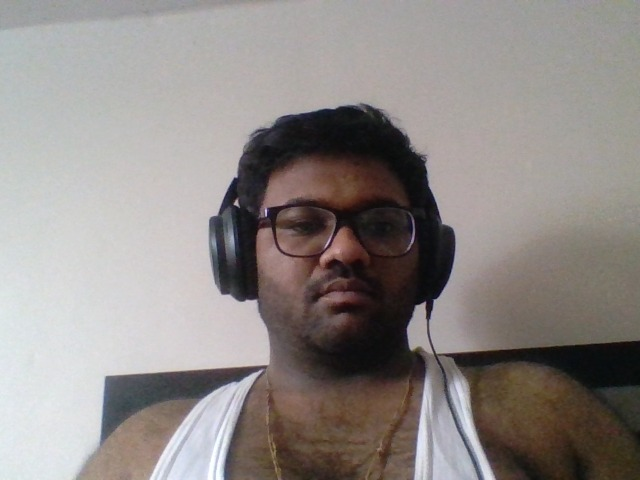
#> input picture uploads/swEP8VYh/authenticate/image_1740158312451.jpg, 640 x 480 px
$ python process_faces.py ../uploads/swEP8VYh/authenticate/image_1740158312451.jpg ../uploads/swEP8VYh/authenticate out
#> lines starting #> are read from the running program, lines starting #| are printed output that depends on the picture
import cv2
import os
import sys
import glob

def process_faces(user_id, input_dir, output_dir):
    # Load the Haar Cascade for face detection
#> called with input_dir = '../uploads/swEP8VYh/authenticate', output_dir = 'out'
    face_cascade = cv2.CascadeClassifier(cv2.data.haarcascades + 'haarcascade_frontalface_default.xml')

    # Create output directory for storing user images if it doesn't exist
    output_dir = output_dir
    print(output_dir)
    if not os.path.exists(output_dir):
        os.makedirs(output_dir)

    print(f"Processing images for user {user_id} from {input_dir}...")

    # Get list of images from the input directory (adjust the pattern if needed)
    image_paths = glob.glob(os.path.join(input_dir, '*.jpg'))
    # You can add other extensions if needed:
    image_paths += glob.glob(os.path.join(input_dir, '*.png'))

    # Process up to 20 images
    img_count = 0
    for img_path in image_paths:
        # print(f"Processing image: {img_path}")
        image = cv2.imread(img_path)
#> image is the input picture: shape (480, 640, 3); mean B, G, R 135.2, 137.8, 143.9
        if image is None:
            print(f"Could not read image: {img_path}")
            continue
        if img_count >= 30:
            break

        # Read the image
        image = cv2.imread(img_path)
        if image is None:
            print(f"Could not read image: {img_path}")
            continue

        # Convert the image to grayscale
        gray = cv2.cvtColor(image, cv2.COLOR_BGR2GRAY)
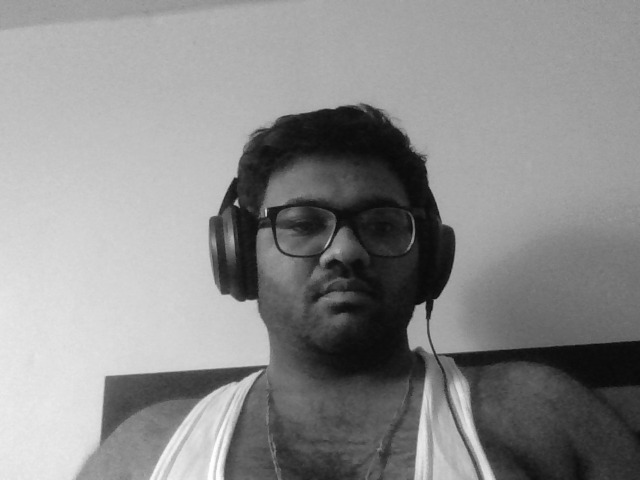
#> gray: shape (480, 640); min 5, max 255, mean 139.4

        # Detect faces in the image
        faces = face_cascade.detectMultiScale(gray, scaleFactor=1.1, minNeighbors=5)
#> faces = [[244, 148, 192, 192]]

        # Process each detected face
        for (x, y, w, h) in faces:
            # Extract face region and save it
            face_image = gray[y:y + h, x:x + w]
            output_path = os.path.join(output_dir, f"face_{img_count}.jpg")
            cv2.imwrite(output_path, face_image)
            # print(f"Saved face image: {output_path}")
            img_count += 1

            # Only process one face per image
            break
#> this loop made 1 pass
#> (x, y, w, h, img_count) on pass 1: (244, 148, 192, 192, 1)
#> pass 1, in process_faces, `face_image = gray[y:y + h, x:x + w]`:
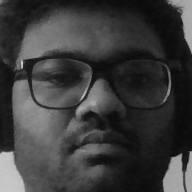
#> face_image: shape (192, 192); min 5, max 208, mean 60.5
#> after the loop, img_count = 1
#> pass 2 of the loop in process_faces, `for img_path in image_paths:`:
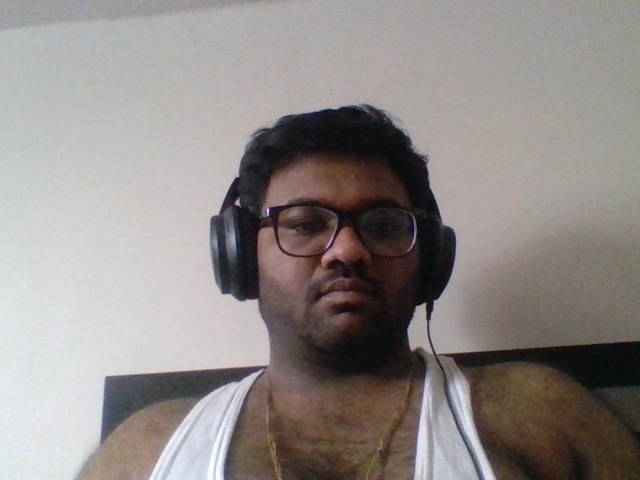
#> input picture uploads/swEP8VYh/authenticate/image_1740158313450.jpg, 640 x 480 px
#> in process_faces, image is the input picture: shape (480, 640, 3); mean B, G, R 135.4, 138, 144.1
#> in process_faces, `gray = cv2.cvtColor(image, cv2.COLOR_BGR2GRAY)`:
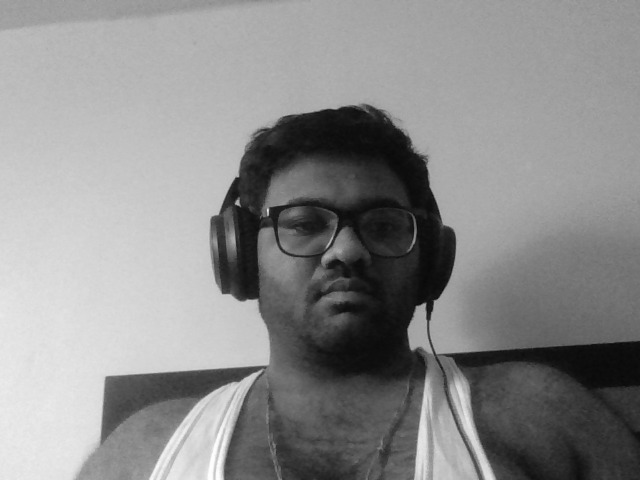
#> gray: shape (480, 640); min 8, max 255, mean 139.5
#> faces = [[242, 149, 190, 190]]
#> the loop in process_faces, `for (x, y, w, h) in faces:` made 1 pass
#> (x, y, w, h, img_count) on pass 1: (242, 149, 190, 190, 2)
#> pass 1, in process_faces, `face_image = gray[y:y + h, x:x + w]`:
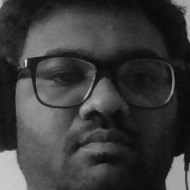
#> face_image: shape (190, 190); min 8, max 238, mean 60.2
#> after the loop in process_faces, `for (x, y, w, h) in faces:`: img_count = 2

    print(f"Finished processing images for user {user_id}.")

# Expecting command line arguments: user_id and input_dir
if len(sys.argv) > 2:
    user_id = sys.argv[1]
    input_dir = sys.argv[2]
    output_dir = sys.argv[3]
    process_faces(user_id, input_dir, output_dir)
else:
    print("Usage: python process_faces.py <user_id> <input_directory>")
